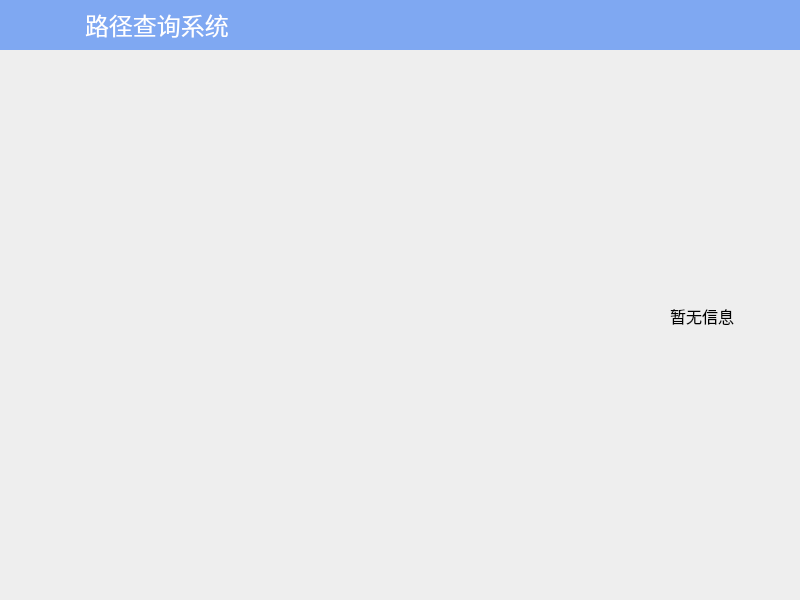
<?xml version="1.0" encoding="UTF-8"?>
<ui version="4.0">
 <class>MainWindowClass</class>
 <widget class="QMainWindow" name="MainWindowClass">
  <property name="geometry">
   <rect>
    <x>0</x>
    <y>0</y>
    <width>800</width>
    <height>600</height>
   </rect>
  </property>
  <property name="windowTitle">
   <string>MainWindow</string>
  </property>
  <property name="styleSheet">
   <string notr="true">background-color:#eeeeee;</string>
  </property>
  <widget class="QWidget" name="centralWidget">
   <widget class="QWidget" name="menubar" native="true">
    <property name="geometry">
     <rect>
      <x>-5</x>
      <y>0</y>
      <width>810</width>
      <height>50</height>
     </rect>
    </property>
    <property name="styleSheet">
     <string notr="true">background-color:#7fa8f2;</string>
    </property>
    <widget class="QLabel" name="label">
     <property name="geometry">
      <rect>
       <x>90</x>
       <y>0</y>
       <width>200</width>
       <height>50</height>
      </rect>
     </property>
     <property name="font">
      <font>
       <family>微软雅黑 Light</family>
       <pointsize>18</pointsize>
      </font>
     </property>
     <property name="styleSheet">
      <string notr="true">color:white</string>
     </property>
     <property name="text">
      <string>路径查询系统</string>
     </property>
    </widget>
   </widget>
   <widget class="QScrollArea" name="scrollArea">
    <property name="geometry">
     <rect>
      <x>600</x>
      <y>50</y>
      <width>200</width>
      <height>550</height>
     </rect>
    </property>
    <property name="frameShape">
     <enum>QFrame::NoFrame</enum>
    </property>
    <property name="frameShadow">
     <enum>QFrame::Plain</enum>
    </property>
    <property name="horizontalScrollBarPolicy">
     <enum>Qt::ScrollBarAlwaysOff</enum>
    </property>
    <property name="widgetResizable">
     <bool>true</bool>
    </property>
    <widget class="QWidget" name="scrollAreaWidgetContents">
     <property name="geometry">
      <rect>
       <x>0</x>
       <y>0</y>
       <width>200</width>
       <height>550</height>
      </rect>
     </property>
     <widget class="QLabel" name="noInfomationLabel">
      <property name="geometry">
       <rect>
        <x>70</x>
        <y>250</y>
        <width>71</width>
        <height>31</height>
       </rect>
      </property>
      <property name="font">
       <font>
        <pointsize>12</pointsize>
       </font>
      </property>
      <property name="text">
       <string>暂无信息</string>
      </property>
     </widget>
    </widget>
   </widget>
  </widget>
 </widget>
 <layoutdefault spacing="6" margin="11"/>
 <resources>
  <include location="mainwindow.qrc"/>
 </resources>
 <connections/>
</ui>
